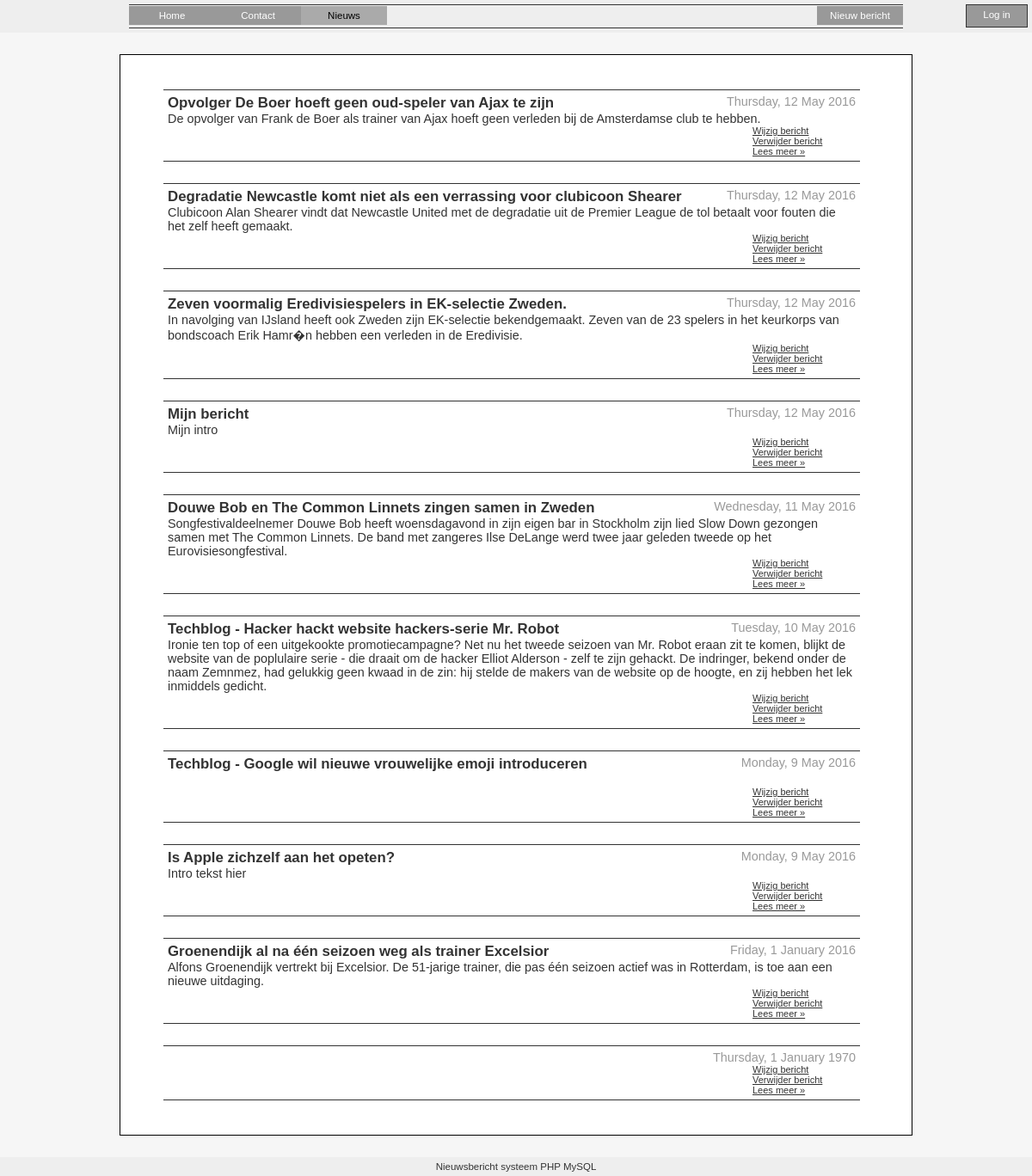
The page / on the database its author committed.
### tables this page shows
CREATE TABLE `post` (
  `id` int(11) NOT NULL AUTO_INCREMENT,
  `category_id` int(11) NOT NULL,
  `user_id` int(11) NOT NULL,
  `post_url` varchar(255) NOT NULL DEFAULT '-',
  `title` varchar(255) NOT NULL DEFAULT '',
  `intro` text NOT NULL,
  `message` text NOT NULL,
  `image_source` varchar(255) NOT NULL DEFAULT '',
  `publish_date` datetime DEFAULT NULL,
  `creation_date` datetime NOT NULL,
  `last_updated` timestamp NOT NULL DEFAULT '0000-00-00 00:00:00' ON UPDATE CURRENT_TIMESTAMP,
  PRIMARY KEY (`id`),
  KEY `category_id` (`category_id`),
  KEY `user_id` (`user_id`)
);

### public/inc/nieuws_functies.php (the view, shortened to what this page needs)
<?php
require_once( 'connect.php' );
function getMessages ( $maxMessages = 100 ) {
	global $mysqli_link;
	$out = "";
	$query = "	SELECT p.*, c.id as category_id , c.title as category
				FROM `post` as p
				LEFT JOIN categories as c ON c.id = p.category_id
				ORDER BY p.publish_date DESC LIMIT $maxMessages";
	$mysqli_result = mysqli_query ( $mysqli_link, $query );
	while ( $item = mysqli_fetch_assoc( $mysqli_result ) )
	{
		$out .= "<li>
			<span class='date'>". strftime("%A, %e %B %Y", strtotime($item['publish_date']) ) ."</span><h3>{$item['title']}</h3>
			{$item['intro']}<br />";
		if ( defined("INGELOGD") && true === INGELOGD ) {
			$out .= "<a href='{$item['post_url']}?mode=edit'>Wijzig bericht</a><br />";
			$out .= "<a href='{$item['post_url']}?mode=delete' onclick='return confirm(\"zeker weten?\");'>Verwijder bericht</a><br />";
		}
		$out .= "<a href='{$item['post_url']}'>Lees meer »</a></li>\n";
	}
	return "<ul id='messages'>" . $out . "</ul>";
}

### public/inc/header.php (shortened to what this page needs)
<!DOCTYPE html PUBLIC "-//W3C//DTD XHTML 1.0 Transitional//EN"
	"http://www.w3.org/TR/xhtml1/DTD/xhtml1-transitional.dtd">
<html xmlns="http://www.w3.org/1999/xhtml" lang="nl" xml:lang="nl">
<head>
	<link rel="stylesheet" href="<?php echo SITE_PATH; ?>/main.css" type="text/css" media="screen" title="no title" charset="utf-8">
</head>
<body>
<div id="container">
	<div id="header">
		<div id="login"><a href="login.php">Log in</a></div>
		<ul id="menu">
			<li><a href="<?php echo SITE_PATH; ?>">Home</a></li>
			<li><a href="contact">Contact</a></li>
			<li><a href="nieuws" class="active">Nieuws</a></li>
			<?php
			if ( defined("INGELOGD") && true === INGELOGD ) {
				echo "
				<li>
					<a href='". SITE_PATH."new/?mode=new' style='float:right;'>
						Nieuw bericht
					</a>
				</li>\n";
			}
			?>
		</ul>
	</div>

### public/index.php (shortened to what this page needs)
<?php
require_once('./inc/nieuws_functies.php');
include_once('./inc/header.php');
?>
<div id="content">
<?php
	echo getMessages( );
?>
</div>
<?php
include_once("./inc/footer.php");
?>

### public/inc/footer.php
	<div id="footer">Nieuwsbericht systeem PHP MySQL</div>
</div>
</body>
</html>

### public/main.css (style rules this page uses)
body { background: #f6f6f6; padding: 0; margin: 0; border: 0; color: #333; font: 0.9em Arial, Verdana, sans-serif; }
#content { width: 900px; background: #fff; padding: 0; margin: 0 auto; border-bottom: solid 1px #ccc; }
#footer, #header { background: #eee; text-align: center; padding: 5px 5px; font-size: 0.8em; }
#content { width: 900px; border: solid 1px #000; margin: 25px auto; padding: 15px 10px; }
#messages li { border-top: solid 1px #333; border-bottom: solid 1px #333; list-style: none; margin: 25px 50px 25px 0; padding: 5px; }
#messages li .date { color: #999; float: right; }
#messages li h3 { margin: 0; padding: 0; }
#messages li a { margin-left: 680px; font-size: 11px; color: #333; }
#login { border: solid 1px #333; background-color: #999; width: 50px; margin: 0; padding: 5px 10px; float: right; height: 15px; }
#login a { text-decoration: none; color: #fff; }
ul#menu { list-style: none; margin: 0 auto; padding: 0; border-top: solid 1px #333; border-bottom: solid 1px #333; width: 900px; height: 26px; }
ul#menu li a { margin: 1px 0; padding: 5px 0; float: left; width: 100px; text-decoration: none; color: #fff; background-color: #999; }
ul#menu li a.active { color: #000; background-color: #aaa; }

### rows shown on the page
post: publish_date "Thursday, 12 May 2016", title "Opvolger De Boer hoeft geen oud-speler van Ajax te zijn", intro "De opvolger van Frank de Boer als trainer van Ajax hoeft geen verleden bij de Amsterdamse club te hebben."
post: publish_date "Thursday, 12 May 2016", title "Degradatie Newcastle komt niet als een verrassing voor clubicoon Shearer", intro "Clubicoon Alan Shearer vindt dat Newcastle United met de degradatie uit de Premier League de tol betaalt voor fouten die het zelf heeft gemaakt."
post: publish_date "Thursday, 12 May 2016", title "Zeven voormalig Eredivisiespelers in EK-selectie Zweden.", intro "In navolging van IJsland heeft ook Zweden zijn EK-selectie bekendgemaakt. Zeven van de 23 spelers in het keurkorps van bondscoach Erik Hamr�n hebben een verleden in de Eredivisie."
post: publish_date "Thursday, 12 May 2016", title "Mijn bericht", intro "Mijn intro"
post: publish_date "Wednesday, 11 May 2016", title "Douwe Bob en The Common Linnets zingen samen in Zweden", intro "Songfestivaldeelnemer Douwe Bob heeft woensdagavond in zijn eigen bar in Stockholm zijn lied Slow Down gezongen samen met The Common Linnets. De band met zangeres Ilse DeLange werd twee jaar geleden tweede op het Eurovisiesongfestival."
post: publish_date "Tuesday, 10 May 2016", title "Techblog - Hacker hackt website hackers-serie Mr. Robot", intro "Ironie ten top of een uitgekookte promotiecampagne? Net nu het tweede seizoen van Mr. Robot eraan zit te komen, blijkt de website van de poplulaire serie - die draait om de hacker Elliot Alderson - zelf te zijn gehackt. De indringer, bekend onder de naam Zemnmez, had gelukkig geen kwaad in de zin: hij stelde de makers van de website op de hoogte, en zij hebben het lek inmiddels gedicht."
post: publish_date "Monday, 9 May 2016", title "Techblog - Google wil nieuwe vrouwelijke emoji introduceren"
post: publish_date "Monday, 9 May 2016", title "Is Apple zichzelf aan het opeten?", intro "Intro tekst hier"
post: publish_date "Friday, 1 January 2016", title "Groenendijk al na één seizoen weg als trainer Excelsior", intro "Alfons Groenendijk vertrekt bij Excelsior. De 51-jarige trainer, die pas één seizoen actief was in Rotterdam, is toe aan een nieuwe uitdaging."
post: publish_date "Thursday, 1 January 1970"
